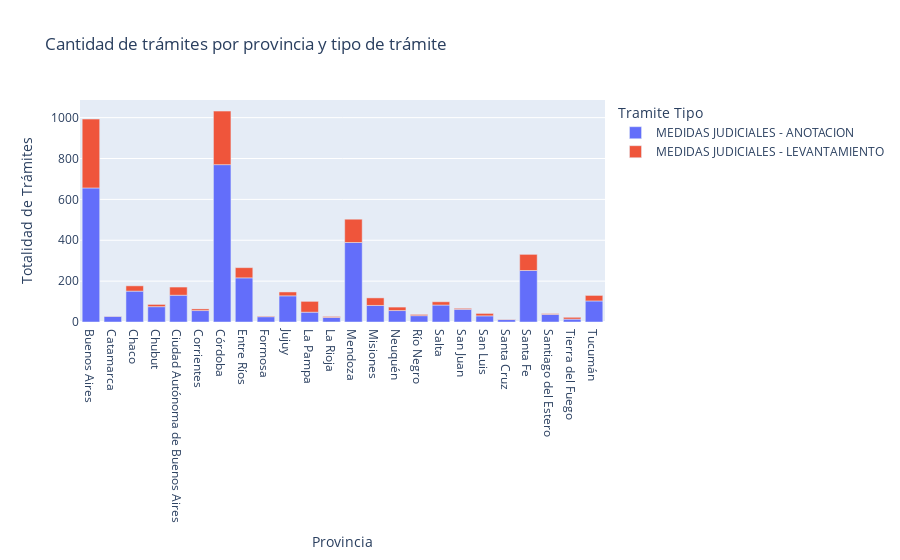

Source (notebook cell):
### Markdown cell above
1-Relación entre el tipo de trámite y la provincia de registro

### Code cell
px.bar(
    df.groupby(['registro_seccional_provincia', 'tramite_tipo']).size().reset_index(name='cantidad'),
    x="registro_seccional_provincia",
    y="cantidad",
    color="tramite_tipo",
    title="Cantidad de trámites por provincia y tipo de trámite",
    labels={"registro_seccional_provincia": "Provincia", "cantidad": "Totalidad de Trámites", "tramite_tipo": "Tramite Tipo"}
)

### Figure 1 — Plotly figure (JSON) as saved in the notebook; plotly's stock layout.template omitted (floating-point values rounded to 4 significant figures)
{"data": [{"hovertemplate": "Tramite Tipo=MEDIDAS JUDICIALES - ANOTACION<br>Provincia=%{x}<br>Totalidad de Trámites=%{y}<extra></extra>", "legendgroup": "MEDIDAS JUDICIALES - ANOTACION", "marker": {"color": "#636efa", "pattern": {"shape": ""}}, "name": "MEDIDAS JUDICIALES - ANOTACION", "orientation": "v", "showlegend": true, "textposition": "auto", "type": "bar", "x": ["Buenos Aires", "Catamarca", "Chaco", "Chubut", "Ciudad Autónoma de Buenos Aires", "Corrientes", "Córdoba", "Entre Ríos", "Formosa", "Jujuy", "La Pampa", "La Rioja", "Mendoza", "Misiones", "Neuquén", "Río Negro", "Salta", "San Juan", "San Luis", "Santa Cruz", "Santa Fe", "Santiago del Estero", "Tierra del Fuego", "Tucumán"], "xaxis": "x", "y": [656, 28, 151, 75, 131, 56, 770, 216, 26, 128, 48, 22, 389, 81, 56, 31, 83, 62, 30, 12, 252, 37, 14, 103], "yaxis": "y"}, {"hovertemplate": "Tramite Tipo=MEDIDAS JUDICIALES - LEVANTAMIENTO<br>Provincia=%{x}<br>Totalidad de Trámites=%{y}<extra></extra>", "legendgroup": "MEDIDAS JUDICIALES - LEVANTAMIENTO", "marker": {"color": "#EF553B", "pattern": {"shape": ""}}, "name": "MEDIDAS JUDICIALES - LEVANTAMIENTO", "orientation": "v", "showlegend": true, "textposition": "auto", "type": "bar", "x": ["Buenos Aires", "Catamarca", "Chaco", "Chubut", "Ciudad Autónoma de Buenos Aires", "Corrientes", "Córdoba", "Entre Ríos", "Formosa", "Jujuy", "La Pampa", "La Rioja", "Mendoza", "Misiones", "Neuquén", "Río Negro", "Salta", "San Juan", "San Luis", "Santa Cruz", "Santa Fe", "Santiago del Estero", "Tierra del Fuego", "Tucumán"], "xaxis": "x", "y": [337, 1, 26, 11, 40, 8, 262, 50, 3, 19, 53, 5, 114, 37, 17, 6, 16, 5, 12, 2, 79, 4, 9, 27], "yaxis": "y"}], "layout": {"barmode": "relative", "legend": {"title": {"text": "Tramite Tipo"}, "tracegroupgap": 0}, "title": {"text": "Cantidad de trámites por provincia y tipo de trámite"}, "xaxis": {"anchor": "y", "domain": [0, 1], "title": {"text": "Provincia"}}, "yaxis": {"anchor": "x", "domain": [0, 1], "title": {"text": "Totalidad de Trámites"}}}}
